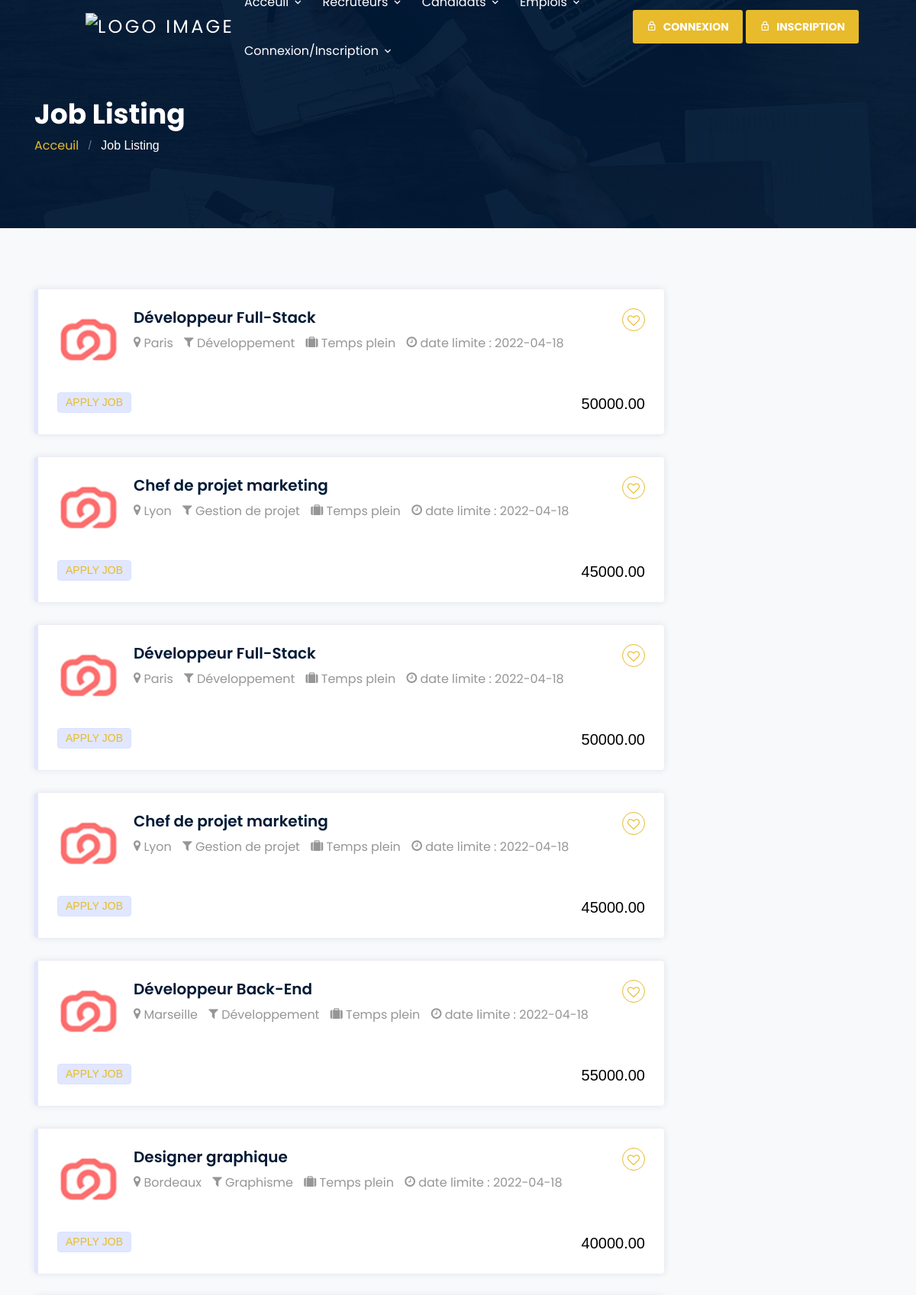
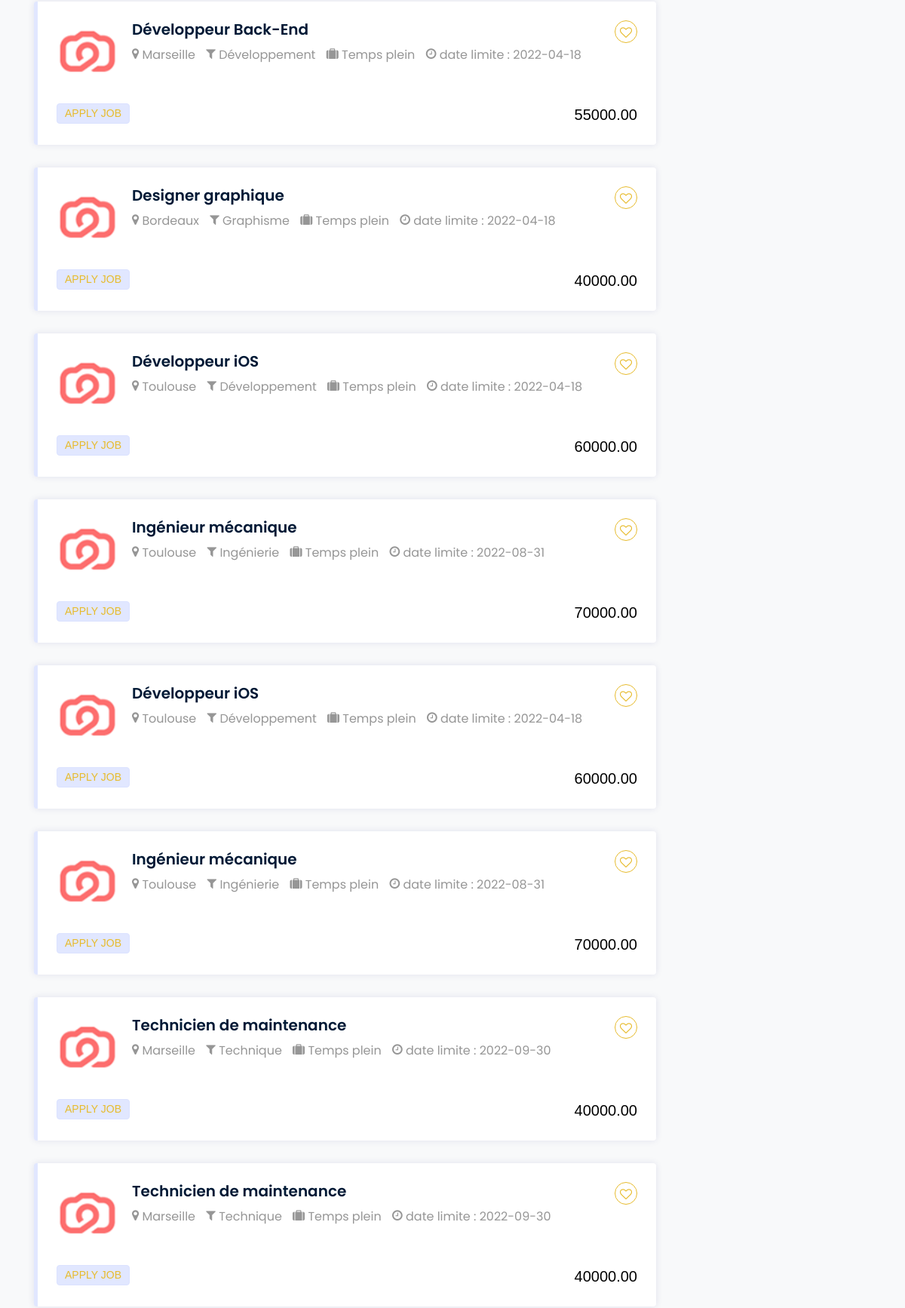
Page /job-listing.php (upper part) on the committed database (2 pictures, top to bottom).
### tables this page shows
CREATE TABLE `offres_emploi` (
  `id` int(10) UNSIGNED NOT NULL,
  `id_recruteur` int(10) UNSIGNED NOT NULL,
  `titre` varchar(255) NOT NULL,
  `description` text NOT NULL,
  `date_publication` date NOT NULL,
  `date_limite` date NOT NULL,
  `ville_offre` varchar(255) NOT NULL,
  `salaire` decimal(10,2) DEFAULT NULL,
  `email_recruteur` varchar(45) DEFAULT NULL,
  `type_travail` varchar(45) DEFAULT NULL,
  `experience` varchar(45) DEFAULT NULL,
  `niveau_etude` varchar(45) DEFAULT NULL,
  `nom_industrie` varchar(45) DEFAULT NULL,
  `categorie_travail` varchar(45) DEFAULT NULL,
  `images` varchar(45) DEFAULT NULL,
  `nom_societe` varchar(45) DEFAULT NULL,
  `site_internet` varchar(45) DEFAULT NULL,
  `numero_telephone` varchar(45) DEFAULT NULL,
  `email_entreprise` varchar(45) DEFAULT NULL,
  `adresse_entreprise` varchar(45) DEFAULT NULL
);

CREATE TABLE `cv` (
  `id` int(10) UNSIGNED NOT NULL,
  `id_candidat` int(10) UNSIGNED NOT NULL,
  `titre_profession` varchar(255) NOT NULL,
  `description` text NOT NULL,
  `fichier_cv` varchar(255) NOT NULL,
  `date_creation` date NOT NULL,
  `age` varchar(45) DEFAULT NULL,
  `ville` varchar(45) DEFAULT NULL,
  `sexe` varchar(45) DEFAULT NULL,
  `type_travail` varchar(45) DEFAULT NULL,
  `experience` varchar(45) DEFAULT NULL,
  `image` varchar(45) DEFAULT NULL
);

### fonctions.php (called while the page is built, shortened)
<?php
function getOffresEmploi() {
  require 'config_bd.php';
  $conn = new mysqli($host, $utilisateur, $mot_de_passe, $base_de_donnees);
  $sql = "SELECT offres_emploi.*, cv.titre_profession, cv.description, cv.fichier_cv, cv.ville, cv.sexe, cv.type_travail, cv.experience FROM offres_emploi INNER JOIN recruteurs ON offres_emploi.id_recruteur = recruteurs.id INNER JOIN utilisateurs ON utilisateurs.id_candidat_ou_recruteur = recruteurs.id INNER JOIN cv ON utilisateurs.id_candidat_ou_recruteur = cv.id_candidat";
  $result = $conn->query($sql);
  $offres_emploi = array();
  if ($result->num_rows > 0) {
    while($row = $result->fetch_assoc()) {
      $offre_emploi = array(
        "id" => $row["id"],
        "id_recruteur" => $row["id_recruteur"],
        "titre" => $row["titre"],
        "description" => $row["description"],
        "date_publication" => $row["date_publication"],
        "date_limite" => $row["date_limite"],
        "ville_offre" => $row["ville_offre"],
        "salaire" => $row["salaire"],
        "email_recruteur" => $row["email_recruteur"],
        "type_travail" => $row["type_travail"],
        "experience" => $row["experience"],
        "niveau_etude" => $row["niveau_etude"],
        "nom_industrie" => $row["nom_industrie"],
        "categorie_travail" => $row["categorie_travail"],
        "images" => $row["images"],
        "nom_societe" => $row["nom_societe"],
        "site_internet" => $row["site_internet"],
        "numero_telephone" => $row["numero_telephone"],
        "email_entreprise" => $row["email_entreprise"],
        "adresse_entreprise" => $row["adresse_entreprise"],
        "titre_profession" => $row["titre_profession"],
        "description_cv" => $row["description"],
        "fichier_cv" => $row["fichier_cv"],
        "ville_cv" => $row["ville"],
        "sexe_cv" => $row["sexe"],
        "type_travail_cv" => $row["type_travail"],
        "experience_cv" => $row["experience"]
      );
      array_push($offres_emploi, $offre_emploi);
    }
  }
  return $offres_emploi;
}
?>

### job-listing.php (the view, shortened to what this page needs)
<?php require 'fonctions.php'?>
<!DOCTYPE html>
<html lang="en">
<head>
  <link rel="stylesheet" href="css/custom-bs.css">
  <link rel="stylesheet" href="css/bootstrap-select.min.css">
  <link rel="stylesheet" href="fonts/icomoon/style.css">
  <link rel="stylesheet" href="fonts/line-icons/style.css">
  <link rel="stylesheet" href="css/owl.carousel.min.css">
  <link rel="stylesheet" href="css/owl.theme.default.min.css">
  <link rel="stylesheet" href="css/animate.css">
  <link rel="stylesheet" href="css/fontawesome.min.css">
  <link rel="stylesheet" href="css/style.css">
</head>
<body>
  <div class="site-wrap">
    <header class="site-navbar" id="mynavbarst">
      <div class="container-fluid">
        <div class="row align-items-center">
          <div class="site-logo col-6"><a href="index-2.html"> <img src="images/" class="img-responsive" alt="Logo Image"></a></div>
          <nav class="mx-auto site-navigation">
            <ul class="site-menu js-clone-nav d-none d-xl-block ml-0 pl-0">
              <li class="has-children">
                <a href="index.php" class="nav-link">Acceuil</a>
              </li>
              <li class="has-children">
                <a href="#">Recruteurs</a>
             </li>
             <li class="has-children">
              <a href="#">Candidats</a>
            </li>
            <li class="has-children">
              <a href="#">Emplois</a>
            </li>
            <li class="has-children">
              <a href="#">Connexion/Inscription</a>
            </li>
         </ul>
       </nav>
       <div class="right-cta-menu text-right d-flex aligin-items-center col-6">
        <div class="ml-auto">
          <a href="connexion-recr.php" class="theme-btn btn-style-four border-width-2 d-none d-lg-inline-block"><span class="mr-2 icon-lock_outline"></span>Connexion</a><span>   </span><a href="inscription-recr.php"  class="theme-btn btn-style-four border-width-2 d-none d-lg-inline-block"><span class="mr-2 icon-lock_outline"></span>Inscription</a>
        </div>
      </div>
    </div>
  </div>
</header>
<section class="section-hero overlay-2 inner-page bg-image" style="background-image: url('images/hero_1.jpg');" id="Acceuil-section">
  <div class="container">
    <div class="row">
      <div class="col-md-7">
        <h1 class="text-white font-weight-bold">Job Listing</h1>
        <div class="custom-breadcrumbs">
          <a href="index-2.html">Acceuil</a> <span class="mx-2 slash">/</span>
          <span class="text-white">Job Listing</span>
        </div>
      </div>
    </div>
  </div>
</section>
<section class="site-section bg-light">
  <div class="container">
    <div class="row">
     <div class="col-lg-9 col-md-8">
      <ul class="post-job-bx">
 <?php $datas=getOffresEmploi(); ?>
<?php foreach($datas as $data) :?>
 <li>
  <a href="job-detail.php">
   <div class="job-resp m-b30">
    <div class="job-post-company">
     <span><img src="images/logo/icon2.png"/></span>
   </div>
   <div class="job-post-info">
     <h4><?php echo $data['titre'] ?></h4>
     <ul>
      <li><span class="icon icon-map-marker"></span> <?php echo $data['ville_offre'] ?> </li>
      <li><span class="icon icon-filter"></span> <?php echo $data['categorie_travail'] ?> </li>
      <li><span class="icon icon-suitcase"></span> <?php echo $data['type_travail_cv'] ?> </li>
      <li><span class="icon icon-clock-o"></span> date limite : <?php echo $data['date_limite'] ?> </li>
    </ul>
  </div>
</div>
<div class="d-flex">
  <div class="job-time mr-auto">
   <span>Apply Job</span>
 </div>
 <div class="salary-bx">
   <span><?php echo $data['salaire'] ?></span>
 </div>
</div>
<span class="post-like icon icon-heart-o"></span>
</a>
</li>
<?php endforeach; ?>
</ul>
</div>
</div>
</div>
</section>
</div>
  </body>
</html>

### rows in the picture
offres_emploi: titre "Développeur Full-Stack", ville_offre "Paris", categorie_travail "Développement", cv.type_travail "Temps plein", date_limite "2022-04-18", salaire "50000.00"
offres_emploi: titre "Chef de projet marketing", ville_offre "Lyon", categorie_travail "Gestion de projet", cv.type_travail "Temps plein", date_limite "2022-04-18", salaire "45000.00"
offres_emploi: titre "Développeur Back-End", ville_offre "Marseille", categorie_travail "Développement", cv.type_travail "Temps plein", date_limite "2022-04-18", salaire "55000.00"
offres_emploi: titre "Designer graphique", ville_offre "Bordeaux", categorie_travail "Graphisme", cv.type_travail "Temps plein", date_limite "2022-04-18", salaire "40000.00"
offres_emploi: titre "Développeur iOS", ville_offre "Toulouse", categorie_travail "Développement", cv.type_travail "Temps plein", date_limite "2022-04-18", salaire "60000.00"
offres_emploi: titre "Ingénieur mécanique", ville_offre "Toulouse", categorie_travail "Ingénierie", cv.type_travail "Temps plein", date_limite "2022-08-31", salaire "70000.00"
offres_emploi: titre "Technicien de maintenance", ville_offre "Marseille", categorie_travail "Technique", cv.type_travail "Temps plein", date_limite "2022-09-30", salaire "40000.00"
